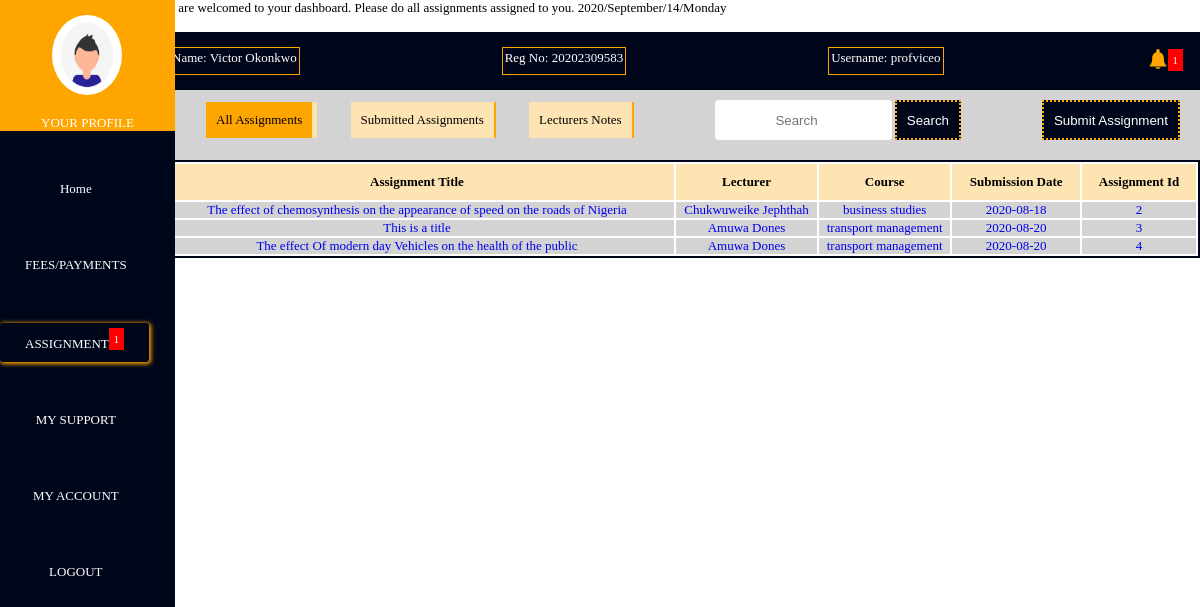
Screenshot of /assignments.php?get=doesnotexist (signed in) with the database file from the repository.
### tables this page shows
CREATE TABLE `user_profile` (
  `id` int(11) NOT NULL,
  `user_id` int(11) NOT NULL,
  `Profile_img_stat` int(11) NOT NULL,
  `Reg_No` varchar(256) NOT NULL,
  `profilestatus` int(11) NOT NULL
);

CREATE TABLE `assign_given` (
  `id` int(11) NOT NULL,
  `Course` varchar(256) NOT NULL,
  `Lecturer` varchar(256) NOT NULL,
  `Submissiondate` date NOT NULL,
  `assign_title` longtext NOT NULL,
  `Filename` varchar(256) NOT NULL
);

### includes/Autoloader.inc.php (called while the page is built, shortened)
<?php
	function Autoloader($classname){
		$Ext = ".class.php";
		$url = "$_SERVER[HTTP_HOST]$_SERVER[REQUEST_URI]";
		if (preg_match("/includes/", $url)) {
			$path = "../classes/";
		}elseif(!preg_match("/includes/", $url)){
			$path = "classes/";
		}
		$filepath = $path.$classname.$Ext;
	}

### classes/Dbh.class.php (called while the page is built)
<?php
	Class Dbh{
		private $Host = 'localhost';
		private $User = 'root';
		private $Pwd = '';
		private $DbName = 'maraine';
		public function Connect(){
			$dsn = "mysql:host=".$this->Host.";dbname=".$this->DbName;
			$pdo = new PDO($dsn, $this->User , $this->Pwd);
			$pdo->setAttribute(PDO::ATTR_DEFAULT_FETCH_MODE , PDO::FETCH_ASSOC);
			return $pdo;
		}
	}

### classes/User.class.php (called while the page is built, shortened)
<?php
	class User extends Dbh{
		public function GetCourses(){
			$sql = "SELECT * FROM courses WHERE user_id = ?";
			$stmt = $this->Connect()->prepare($sql);
			$stmt->execute([$_SESSION['userid']]);
			$courses = $stmt->fetchAll();
			return $courses;
		}
		public function GetAssignments($Courses){
			$sql = "SELECT * FROM assign_given WHERE Course = ?";
			$stmt = $this->Connect()->prepare($sql);
			$stmt->execute([$Courses]);
			$Assignments = $stmt->fetchAll();
			return $Assignments;
		}
	}

### classes/Userview.class.php (called while the page is built, shortened)
<?php
	Class Userview extends User{
		 public function Assignments(){
			$Courses = $this->GetCourses();
			foreach($Courses as $Course){
				$DBcourse = $Course['courses'];
				$exploded = explode(",", $DBcourse);
			}
			return $exploded;
		 }
	}

### assignments.php (the view, shortened to what this page needs)
<?php
	require_once 'includes/Autoloader.inc.php';
?>
<!DOCTYPE html>
<html>
<head>
	<link rel="stylesheet" type="text/css" href="css/header.css">
	<link rel="stylesheet" type="text/css" href="css/assignments.css">
</head><body>
<?php
 require 'template.php';
?>
</div>
	<div class="wrapper">
		<section class="ul_container">
			<ul>
				<li class="assign">All Assignments</li>
				<a href="submitted.php"><li>Submitted Assignments</li></a>
				<li> Lecturers Notes</li>
			</ul>
			<form>
				<input type="search" name="search" placeholder="Search">
				<button type="submit" name="submit">Search</button>
			</form>
			<a href="submit.php"><button type="submit" name="submit">Submit Assignment</button></a>
		</section>
		<section class="longrow">
			<table>
				<th>Assignment Title</th>
				<th>Lecturer</th>
				<th>Course</th>
				<th>Submission Date</th>
				<th>Assignment Id</th>
			<tr>
				<?php
				$GetCourses = new User();
				$GetCourse = $GetCourses->GetCourses();
				$GetCourseCount = count($GetCourse);
				if($GetCourseCount == 0){
					echo '<p class="error"> You have not registered any course</p>';
					exit();
				}else{
					$GetAssignments = new Userview();
					$Courses = $GetAssignments->Assignments();
					foreach($Courses as $Course){
						$CoursesDb = $GetCourses->GetAssignments($Course);
						foreach($CoursesDb as $rowassign){
						$aid = $rowassign['id'];
						$Lecturer = $rowassign['Lecturer'];
						$Course = $rowassign['Course'];
						echo '<td><a href="getwork.php?aid='.$aid.'">'.$rowassign['assign_title'].'</a></td>
						<td><a href="getwork.php?Lecturer='.$Lecturer.'">'.$rowassign['Lecturer'].'</a></td>
						<td><a href="getwork.php?Course='.$Course.'">'.$rowassign['Course'].'</a></td>
						<td><a href="getwork.php?aid='.$aid.'">'.$rowassign['Submissiondate'].'</a></td>
						<td><a href="getwork.php?aid='.$aid.'">'.$rowassign['id'].'</a></td>
					</tr>'; }
					}
				}
				?>

### template.php (shortened to what this page needs)
<body>
	<div class="main">
		<div class="body-1">
			<div class="container">
				<div class="container-1">
					<?php
					require_once 'includes/dbh.inc.php';
					$sql = "SELECT * FROM user_profile WHERE user_id = ?;";
					$stmt = mysqli_stmt_init($conn);
					if (!mysqli_stmt_prepare($stmt,$sql)) {
						'<img src="img/profile.png">Change Profile Image<label></label><br>';
					}else{
						$userid = $_SESSION['userid'];
						mysqli_stmt_bind_param($stmt, "s",$userid);
						mysqli_stmt_execute($stmt);
						$result = mysqli_stmt_get_result($stmt);
						while ($row = mysqli_fetch_assoc($result)) {
							if ($row['Profile_img_stat'] == 0) {
								echo '<div class="container-1"><a href="#"><img src="img/profile.png" class="profile_img"><br><br>YOUR PROFILE</a></div>';
							}else{
								echo '<div class="container-1" ><a href="#"><img src="img/profile'.$_SESSION['userid'].'.jpg?'.mt_rand().'" class="profile_img"><br><br>YOUR PROFILE</a></div>';
							}
						}
					}
				?>
				</div>
	<div class="container-2">
	<ul>
		<?php
		$url = "https://.$_SERVER[HTTP_HOST]$_SERVER[REQUEST_URI]";
		if (preg_match("/index/", $url)) {
			echo '<li class="active"><a href="index.php">Home</a></li>
		<li><a href="#">FEES/PAYMENTS</a></li>
		<li><a href="assignments.php">ASSIGNMENT<sup class="bell">1</sup></a></li>
		<li><a href="tickets.php">MY SUPPORT</a></li>
		<li ><a href="accountdetails.php">MY ACCOUNT</a></li>
		<li><a href="includes/logout.inc.php?logout=valid">LOGOUT</a></li>';
		}elseif (preg_match("/assignments/", $url)) {
			echo '<li><a href="index.php">Home</a></li>
		<li><a href="#">FEES/PAYMENTS</a></li>
		<li  class="active"><a href="assignments.php">ASSIGNMENT<sup class="bell">1</sup></a></li>
		<li><a href="tickets.php">MY SUPPORT</a></li>
		<li ><a href="accountdetails.php">MY ACCOUNT</a></li>
		<li><a href="includes/logout.inc.php?logout=valid">LOGOUT</a></li>';
		}
		?>
	</ul>
    </div>
	</div>
	<div class="body-2">
		<marquee class="header_marquee">You are welcomed to your dashboard. Please do all assignments assigned to you.
			 <?php
			  $currentime = getdate();
			 echo $currentime['year']."/".$currentime['month']."/".$currentime['mday']."/".$currentime['weekday'];
			 ?>
			 </marquee><br>
			 <div class="student_details">
			 	<ul>
			 		<li>Name: <?php
			 		if (!isset($_SESSION['name'])) {
			 		 	echo "";
			 		 } else{
			 		 	echo $_SESSION['name'];
			 		 }
			 		 ?></li>
			 		<li>Reg No: <?php
			 			if (!isset($_SESSION['regno'])) {
			 				echo "";
			 			}else{
			 				echo $_SESSION['regno'];
			 			}
			 		?></li>
			 		<li>Username: <?php
			 			if (!isset($_SESSION['username'])) {
			 				echo "";
			 			}else{
			 				echo $_SESSION['username'];
			 			}
			 		?></li>
			 		<li><sup class="bell">1</sup></li>
			 	</ul>
			 </div>
	</div>
</div>

### css/header.css (style rules this page uses)
* { box-sizing: border-box; padding: 0; margin: 0; }
body { height: 2000px; font-family: cursive; font-weight: lighter; font-size: 13px; }
.main { display:flex; z-index: 100; }
.body-1 { width: 30%; height: 100%; flex: 1; }
.body-2 { padding-left: 10px; flex: 7; position: fixed; width: 88%; background-color: white; left: 12%; }
.container { position: fixed; height: 100%; background-color: #00061a; display: flex; flex-direction: column; z-index: 100; width: 175px; }
.container-1 { display: flex; justify-content: space-around; background-color: #ffa500; text-align: center; }
.container-1 a { text-decoration: none; color: white; }
.profile_img { width: 70px; height: 80px; margin-top: 15px; border-radius: 50% 50% 50% 50%; }
.container-2 { display: flex; text-align: center; }
.container-2 ul { list-style: none; align-items: center; }
.container-2 ul li { padding: 10px; margin-top: 40px; }
.container-2 ul li a { text-decoration: none; color: white; padding: 15px; }
.container-2 ul li:hover,.active { box-shadow: 1px 1px 4px 1px #ffa500; width: 98%; border-radius: 3px; }
.student_details { background-color: #00061a; padding: 15px; }
.student_details ul { list-style: none; display: flex; justify-content: space-between; }
.student_details ul li { border: 1.4px solid #ffa500; padding: 2px; color: white; cursor: pointer; }
.student_details ul li:last-child { border: none; }
.bell { padding:5px; background-color: red; cursor: pointer; }

### css/assignments.css (style rules this page uses)
.wrapper { width: 87%; margin-top: 80px; margin-left: 13%; color: black; }
button { cursor: pointer; }
section.ul_container { display: flex; justify-content: space-between; align-items: center; padding: 20px; background-color: lightgrey; }
section.ul_container ul { list-style: none; }
section.ul_container ul li { display: inline-flex; margin-left: 30px; padding: 10px; border-right: 2px solid #ffa500; background-color: #ffe4b3; cursor: pointer; }
section.ul_container ul a { text-decoration: none; color: black; }
section.ul_container ul li:hover,section.ul_container ul li.assign { background-color: #ffa500; border-right: 5px solid #ffe4b3; }
section.ul_container input[type=search] { height: 40px; text-align: center; outline:none; border-radius: 4px; border: none; }
section.ul_container button { height: 40px; padding: 10px; background-color: #00061a; outline: none; border: 2px dotted #ffa500; color: white; }
section.longrow table { width: 100%; text-align: center; border: 2px solid #00061a; }
section.longrow table th { padding: 10px; background-color: #ffe4b3; }
section.longrow table tr { border-right: 3px solid #ffa500; background-color: lightgrey; cursor: pointer; }
section.longrow table tr td a { text-decoration: none; }
section.longrow table th:nth-child(1) { width: 50%; }

### rows the page displays
user_profile: Profile_img_stat 0 (drawn)
assign_given: assign_title "The effect of chemosynthesis on the appearance of speed on the roads of Nigeria", Lecturer "Chukwuweike Jephthah", Course "business studies", Submissiondate "2020-08-18", id "2"
assign_given: assign_title "This is a title", Lecturer "Amuwa Dones", Course "transport management", Submissiondate "2020-08-20", id "3"
assign_given: assign_title "The effect Of modern day Vehicles on the health of the public", Lecturer "Amuwa Dones", Course "transport management", Submissiondate "2020-08-20", id "4"

### other values shown
$currentime['year'] "2020"
$currentime['month'] "September"
$currentime['mday'] "14"
$currentime['weekday'] "Monday"
$_SESSION['name'] "Victor Okonkwo"
$_SESSION['regno'] "20202309583"
$_SESSION['username'] "profviceo"
